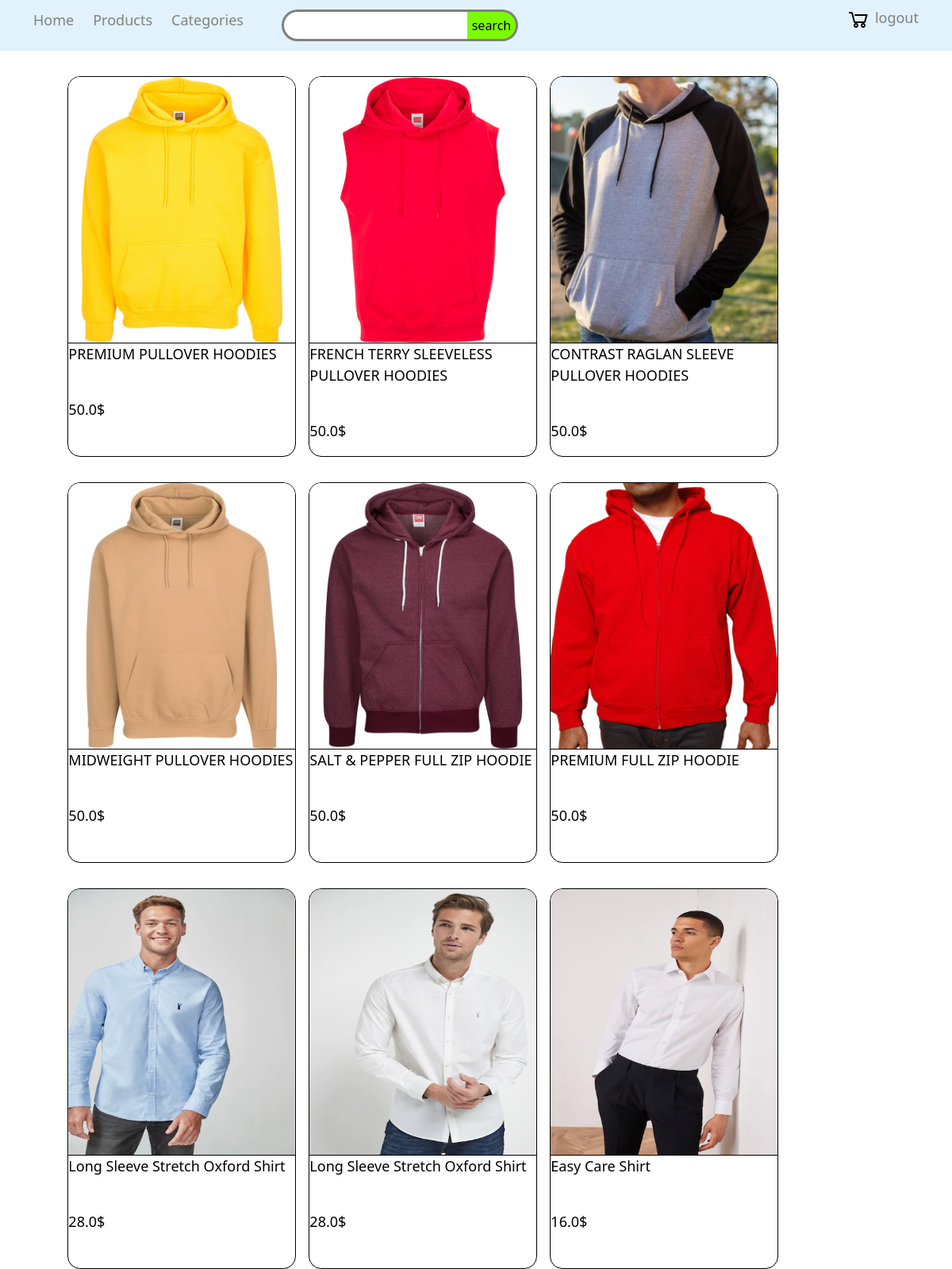
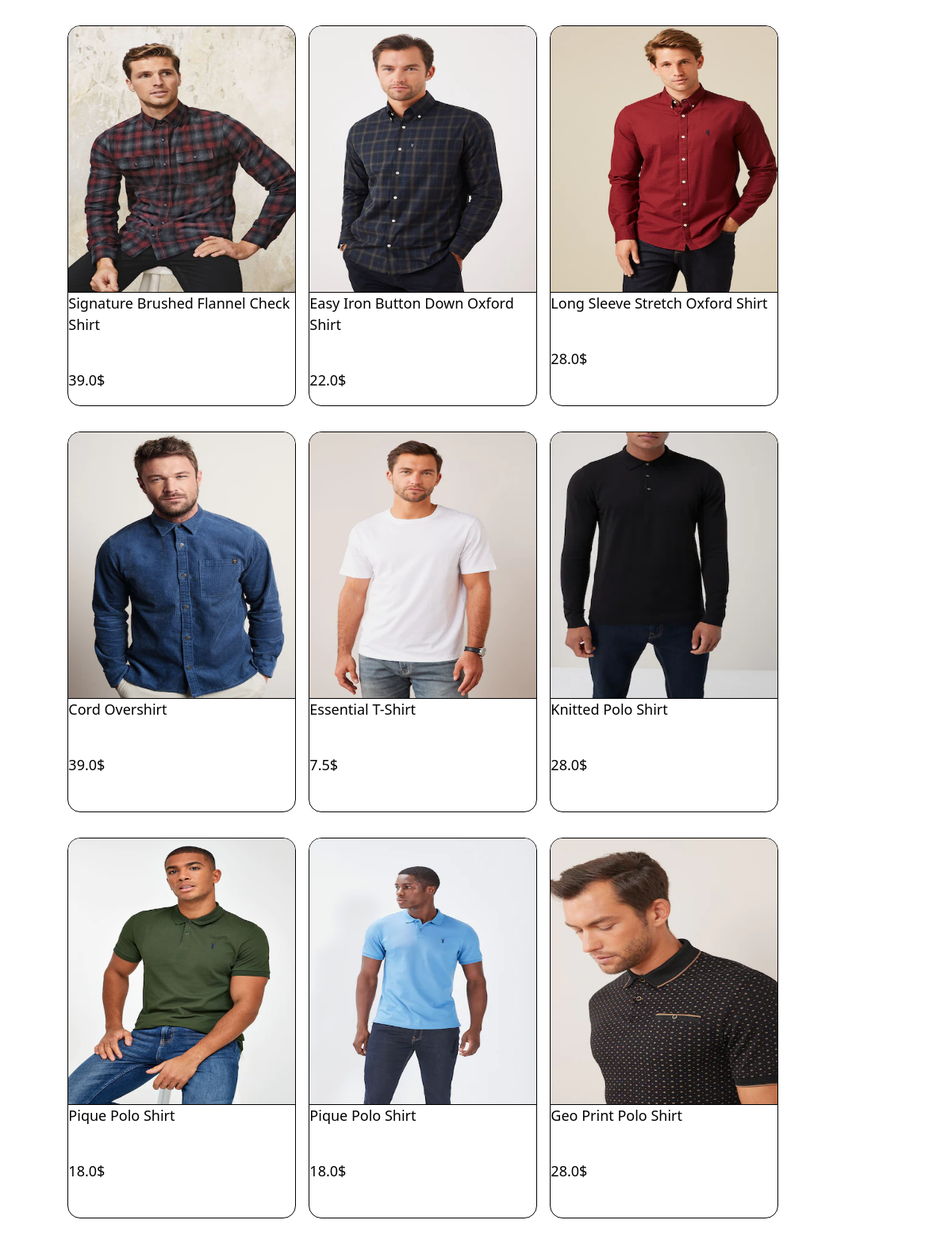
Screenshot of /products/ (signed in, upper part) with the database file from the repository (2 pictures, top to bottom).
### products/models.py (models this page shows, shortened)
class Product(models.Model):
    title=models.CharField(max_length=50)
    description=models.TextField(blank=True)
    avatar=models.ImageField(blank=True,upload_to='products/')
    is_enable=models.BooleanField(default=True)
    categories=models.ManyToManyField('Category',blank=True)
    created_time=models.DateTimeField(auto_now_add=True)
    updated_time=models.DateTimeField(auto_now=True)
    price=models.FloatField(default=50.0)
    is_top=models.BooleanField(default=False)

### products/views.py (the view)
# urls.py: path('',views.productsView),
def productsView(req):
    if req.method == "POST":
        if req.POST.get('search') != None:
            if req.POST.get('search') != '':
                return redirect('/search/' + req.POST.get('search'))
    product=Product.objects.all()
    return render(req,'products/products.html',{'product':product})

### templates/products/products.html (shortened to what this page needs)
{% extends 'products/base.html' %}
{% block main %}
    <div class="WrapperTotal">
        <div class="MyContainer">
            {% for p in product %}
                {% if p.is_enable %}
                    <a href= "{{ p.id }}" class="WrapperItems">
                        <div class="item">
                            <div class="ImageStyle">
                                <img src="/media/{{ p.avatar }}" class="image">
                            </div>
                            <div class="wrapperTitle">
                                <p>{{ p.title }}</p>
                                <br>
                                <p>{{ p.price }}$</p>
                            </div>
                        </div>
                    </a>
                {% endif %}
            {% endfor %}
        </div>
    </div>
{% endblock %}

### rows the page displays
Product: avatar (picture), title "PREMIUM PULLOVER HOODIES", price "50.0"
Product: avatar (picture), title "FRENCH TERRY SLEEVELESS PULLOVER HOODIES", price "50.0"
Product: avatar (picture), title "CONTRAST RAGLAN SLEEVE PULLOVER HOODIES", price "50.0"
Product: avatar (picture), title "MIDWEIGHT PULLOVER HOODIES", price "50.0"
Product: avatar (picture), title "SALT & PEPPER FULL ZIP HOODIE", price "50.0"
Product: avatar (picture), title "PREMIUM FULL ZIP HOODIE", price "50.0"
Product: avatar (picture), title "Long Sleeve Stretch Oxford Shirt", price "28.0"
Product: avatar (picture), title "Long Sleeve Stretch Oxford Shirt", price "28.0"
Product: avatar (picture), title "Easy Care Shirt", price "16.0"
Product: avatar (picture), title "Signature Brushed Flannel Check Shirt", price "39.0"
Product: avatar (picture), title "Easy Iron Button Down Oxford Shirt", price "22.0"
Product: avatar (picture), title "Long Sleeve Stretch Oxford Shirt", price "28.0"
Product: avatar (picture), title "Cord Overshirt", price "39.0"
Product: avatar (picture), title "Essential T-Shirt", price "7.5"
Product: avatar (picture), title "Knitted Polo Shirt", price "28.0"
Product: avatar (picture), title "Pique Polo Shirt", price "18.0"
Product: avatar (picture), title "Pique Polo Shirt", price "18.0"
Product: avatar (picture), title "Geo Print Polo Shirt", price "28.0"
